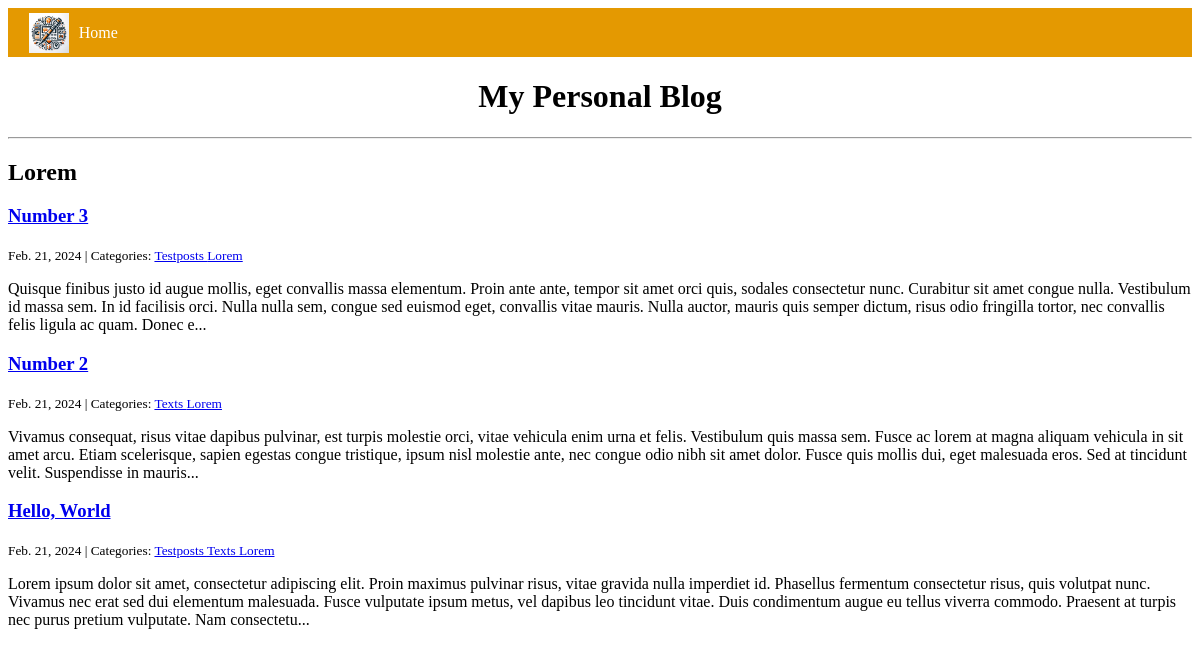
Page /category/Lorem/ on the committed database.
### blog/models.py (models this page shows, shortened)
class Category(models.Model):
    name = models.CharField(max_length=30)
    class Meta:
        verbose_name_plural = "categories"

class Post(models.Model):
    title = models.CharField(max_length=255)
    body = models.TextField()
    created_on = models.DateTimeField(auto_now_add=True) # assigns the current date and time
    last_modified = models.DateTimeField(auto_now=True)  # assigns the current date and time
    categories = models.ManyToManyField("Category", related_name="posts")
    author = models.ForeignKey("Author", on_delete=models.CASCADE, null=True, blank=True)  # ForeignKey to Author model
    def body_as_summernote(self):
        return self.body
    body_as_summernote.allow_tags = True
    body_as_summernote.admin_order_field = 'body'

### blog/views.py (the view)
# urls.py: path("category/<category>/", views.blog_category, name="blog_category"),
def blog_category(request, category):
    posts = Post.objects.filter( #argument of the filter tells Django what conditions need to be true to retrieve an object
        categories__name__contains=category
    ).order_by("-created_on")
    context = {
        "category": category,
        "posts": posts,
    }
    return render(request, "blog/category.html", context)

### blog/templates/blog/category.html
{% extends "blog/index.html" %}
{% block page_title %}
<h2>{{ category }}</h2>
{% endblock page_title %}

### blog/templates/blog/index.html (shortened to what this page needs)
{% extends "base.html" %}
{% block page_content %}
    {% block posts %}
        {% for post in posts %}
            <h3><a href="{% url 'blog_detail' post.pk %}">{{ post.title }}</a></h3>
            <small>
                {{ post.created_on.date }} | Categories:
                {% for category in post.categories.all %}
                    <a href="{% url 'blog_category' category.name %}">
                        {{ category.name }}
                    </a>
                {% endfor %}
            </small>
            <p>{{ post.body | slice:":400" }}...</p>
        {% endfor %}
    {% endblock posts %}
{% endblock page_content %}

### templates/base.html (shortened to what this page needs)
<!DOCTYPE html>
<html lang="en">
<head>
    {% load static %}
    <link rel="stylesheet" href="{% static 'blog/styles.css' %}">
</head>
<body>
    <nav id="navbar">
        <div class="logo">
            <a href="{% url "blog_index" %}">
                <img src="{% static 'blog/images/logo.png' %}" alt="Logo">
            </a>
        </div>
        <ul class="nav-links">
            <li>
                <a href="{% url "blog_index" %}">Home</a>
            </li>
        </ul>
    </nav>
<h1>My Personal Blog</h1>
<hr>
{% block page_title %}{% endblock page_title %}
{% block page_content %}{% endblock page_content %}
</body>
</html>

### blog/static/blog/styles.css (style rules this page uses)
#navbar { background-color: rgb(228, 153, 1); overflow: hidden; width: 100%; display: flex; justify-content: start; align-items: center; }
.logo img { height: 2.5em; width: auto; margin-left: 1.3em; padding-top: 0.3em; }
#navbar ul { list-style-type: none; margin: 0; padding-left: 0.625em; padding-top: 0.125em; }
#navbar ul li a { display: block; color: white; text-align: center; text-decoration: none; }
h1 { text-align: center; }

### rows in the picture
Category: name "Lorem"
Post: title "Number 3", created_on "Feb. 21, 2024", body "Quisque finibus justo id augue mollis, eget convallis massa elementum. Proin ante ante, tempor sit amet orci quis, sodales consectetur nunc. Curabitur sit amet congue nulla. Vestibulum id massa sem. In id facilisis orci. Nulla nulla sem, congue sed euismod eget, convallis vitae mauris. Nulla auctor, mauris quis semper dictum, risus odio fringilla tortor, nec convallis felis ligula ac quam. Donec e"
Category: name "Testposts"
Post: title "Number 2", created_on "Feb. 21, 2024", body "Vivamus consequat, risus vitae dapibus pulvinar, est turpis molestie orci, vitae vehicula enim urna et felis. Vestibulum quis massa sem. Fusce ac lorem at magna aliquam vehicula in sit amet arcu. Etiam scelerisque, sapien egestas congue tristique, ipsum nisl molestie ante, nec congue odio nibh sit amet dolor. Fusce quis mollis dui, eget malesuada eros. Sed at tincidunt velit. Suspendisse in mauris"
Category: name "Texts"
Post: title "Hello, World", created_on "Feb. 21, 2024", body "Lorem ipsum dolor sit amet, consectetur adipiscing elit. Proin maximus pulvinar risus, vitae gravida nulla imperdiet id. Phasellus fermentum consectetur risus, quis volutpat nunc. Vivamus nec erat sed dui elementum malesuada. Fusce vulputate ipsum metus, vel dapibus leo tincidunt vitae. Duis condimentum augue eu tellus viverra commodo. Praesent at turpis nec purus pretium vulputate. Nam consectetu"
